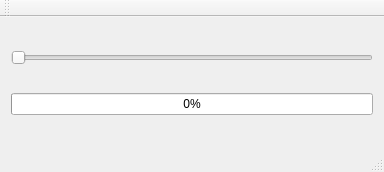
<?xml version="1.0" encoding="UTF-8"?>
<ui version="4.0">
 <class>MainWindow</class>
 <widget class="QMainWindow" name="MainWindow">
  <property name="geometry">
   <rect>
    <x>0</x>
    <y>0</y>
    <width>384</width>
    <height>172</height>
   </rect>
  </property>
  <property name="windowTitle">
   <string>MainWindow</string>
  </property>
  <widget class="QWidget" name="centralWidget">
   <layout class="QGridLayout" name="gridLayout">
    <item row="2" column="0">
     <widget class="QProgressBar" name="progressBar">
      <property name="value">
       <number>0</number>
      </property>
     </widget>
    </item>
    <item row="1" column="0">
     <widget class="QSlider" name="horizontalSlider">
      <property name="maximum">
       <number>100</number>
      </property>
      <property name="orientation">
       <enum>Qt::Horizontal</enum>
      </property>
     </widget>
    </item>
   </layout>
  </widget>
  <widget class="QMenuBar" name="menuBar">
   <property name="geometry">
    <rect>
     <x>0</x>
     <y>0</y>
     <width>384</width>
     <height>21</height>
    </rect>
   </property>
  </widget>
  <widget class="QToolBar" name="mainToolBar">
   <attribute name="toolBarArea">
    <enum>TopToolBarArea</enum>
   </attribute>
   <attribute name="toolBarBreak">
    <bool>false</bool>
   </attribute>
  </widget>
  <widget class="QStatusBar" name="statusBar"/>
 </widget>
 <layoutdefault spacing="6" margin="11"/>
 <resources/>
 <connections/>
</ui>
